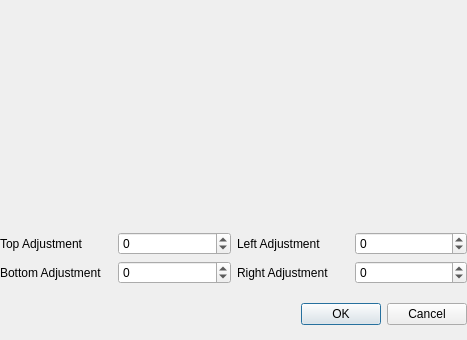
<ui version="4.0" >
 <class>CanvasSizeDialog</class>
 <widget class="QDialog" name="CanvasSizeDialog" >
  <property name="geometry" >
   <rect>
    <x>0</x>
    <y>0</y>
    <width>467</width>
    <height>340</height>
   </rect>
  </property>
  <property name="windowTitle" >
   <string>Dialog</string>
  </property>
  <layout class="QVBoxLayout" >
   <property name="leftMargin" >
    <number>0</number>
   </property>
   <property name="topMargin" >
    <number>0</number>
   </property>
   <property name="rightMargin" >
    <number>0</number>
   </property>
   <property name="bottomMargin" >
    <number>0</number>
   </property>
   <item>
    <layout class="QHBoxLayout" >
     <item>
      <spacer>
       <property name="orientation" >
        <enum>Qt::Horizontal</enum>
       </property>
       <property name="sizeHint" >
        <size>
         <width>40</width>
         <height>20</height>
        </size>
       </property>
      </spacer>
     </item>
     <item>
      <widget class="QWidget" native="1" name="image_preview" >
       <property name="sizePolicy" >
        <sizepolicy vsizetype="Fixed" hsizetype="Fixed" >
         <horstretch>0</horstretch>
         <verstretch>0</verstretch>
        </sizepolicy>
       </property>
       <property name="minimumSize" >
        <size>
         <width>200</width>
         <height>200</height>
        </size>
       </property>
       <property name="maximumSize" >
        <size>
         <width>200</width>
         <height>200</height>
        </size>
       </property>
      </widget>
     </item>
     <item>
      <spacer>
       <property name="orientation" >
        <enum>Qt::Horizontal</enum>
       </property>
       <property name="sizeHint" >
        <size>
         <width>40</width>
         <height>20</height>
        </size>
       </property>
      </spacer>
     </item>
    </layout>
   </item>
   <item>
    <layout class="QGridLayout" >
     <item row="0" column="1" >
      <widget class="QSpinBox" name="Top_Adjust_Box" >
       <property name="minimum" >
        <number>-10000</number>
       </property>
       <property name="maximum" >
        <number>10000</number>
       </property>
      </widget>
     </item>
     <item row="1" column="1" >
      <widget class="QSpinBox" name="Bottom_Adjust_Box" >
       <property name="minimum" >
        <number>-10000</number>
       </property>
       <property name="maximum" >
        <number>10000</number>
       </property>
      </widget>
     </item>
     <item row="0" column="3" >
      <widget class="QSpinBox" name="Left_Adjust_Box" >
       <property name="minimum" >
        <number>-10000</number>
       </property>
       <property name="maximum" >
        <number>10000</number>
       </property>
      </widget>
     </item>
     <item row="1" column="3" >
      <widget class="QSpinBox" name="Right_Adjust_Box" >
       <property name="minimum" >
        <number>-10000</number>
       </property>
       <property name="maximum" >
        <number>10000</number>
       </property>
      </widget>
     </item>
     <item row="1" column="0" >
      <widget class="QLabel" name="label_2" >
       <property name="text" >
        <string>Bottom Adjustment</string>
       </property>
      </widget>
     </item>
     <item row="0" column="2" >
      <widget class="QLabel" name="label_3" >
       <property name="text" >
        <string>Left Adjustment</string>
       </property>
      </widget>
     </item>
     <item row="1" column="2" >
      <widget class="QLabel" name="label_5" >
       <property name="text" >
        <string>Right Adjustment</string>
       </property>
      </widget>
     </item>
     <item row="0" column="0" >
      <widget class="QLabel" name="label" >
       <property name="text" >
        <string>Top Adjustment</string>
       </property>
      </widget>
     </item>
    </layout>
   </item>
   <item>
    <widget class="QDialogButtonBox" name="buttonBox" >
     <property name="orientation" >
      <enum>Qt::Horizontal</enum>
     </property>
     <property name="standardButtons" >
      <set>QDialogButtonBox::Cancel|QDialogButtonBox::NoButton|QDialogButtonBox::Ok</set>
     </property>
    </widget>
   </item>
  </layout>
 </widget>
 <resources/>
 <connections>
  <connection>
   <sender>buttonBox</sender>
   <signal>accepted()</signal>
   <receiver>CanvasSizeDialog</receiver>
   <slot>accept()</slot>
   <hints>
    <hint type="sourcelabel" >
     <x>248</x>
     <y>254</y>
    </hint>
    <hint type="destinationlabel" >
     <x>157</x>
     <y>274</y>
    </hint>
   </hints>
  </connection>
  <connection>
   <sender>buttonBox</sender>
   <signal>rejected()</signal>
   <receiver>CanvasSizeDialog</receiver>
   <slot>reject()</slot>
   <hints>
    <hint type="sourcelabel" >
     <x>316</x>
     <y>260</y>
    </hint>
    <hint type="destinationlabel" >
     <x>286</x>
     <y>274</y>
    </hint>
   </hints>
  </connection>
 </connections>
</ui>
